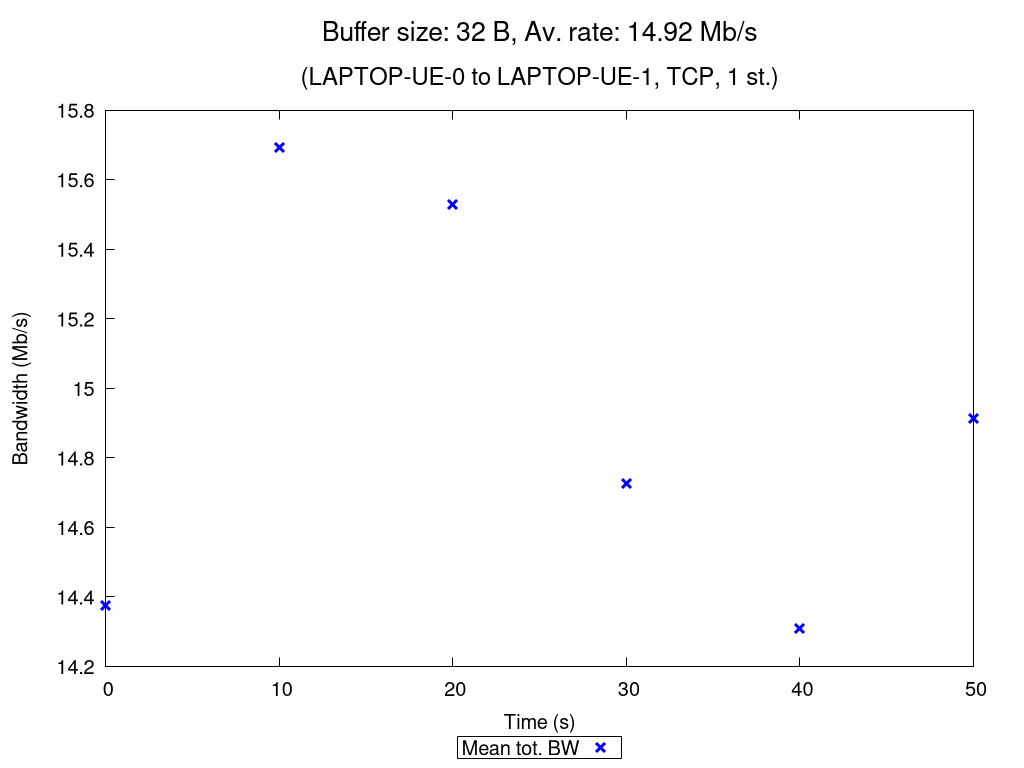

gnuplot code for this plot:
set terminal pngcairo nocrop enhanced size 1024,768 font "Verdana,15"
set output "TCP_1_st_2020_10_18_01-51-37_one2two_00032B.png"

set title "{/=20 Buffer size: 32 B, Av. rate: 14.92 Mb/s}\n\n{/=18 (LAPTOP-UE-0 to LAPTOP-UE-1, TCP, 1 st.)}"

set xlabel "Time (s)"
set ylabel "Bandwidth (Mb/s)"
set ytics nomirror
set key bmargin center horizontal box samplen 1 width -1
set bmargin 4.6
set rmargin 4.5

rf = 1000000.0  # rate factor
set style fill transparent solid 0.2 noborder
set autoscale xfix
plot "TCP_1_st_2020_10_18_01-51-37_one2two_00032B_iperf_processed.dat" using 1:($2/rf-$3/rf):($2/rf+$3/rf) with filledcurves lc rgb "blue" notitle, \
     "" using 1:($2/rf) with points pt 2 ps 1.5 lw 3 lc rgb "blue" title "Mean tot. BW", \
